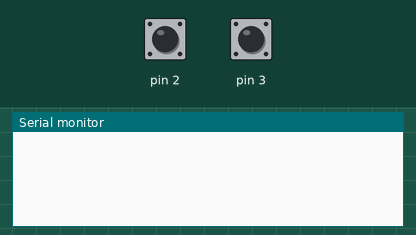
Bench run of a sketch on a simulated Arduino Uno, built with avr-gcc and run on an emulated ATmega328P. Shown: the last lines printed to the serial monitor. The test bench sets the inputs (shaded band); at power-on: pin 2 HIGH, pin 3 HIGH.

Above: at 1.2 s.
1.3 s: pin 2 pulled LOW for 0.15 s
At 2.0 s:
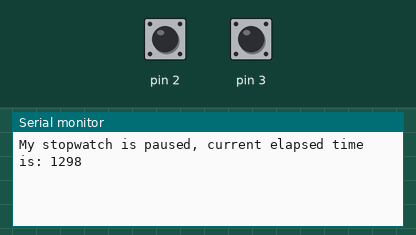
2.9 s: pin 3 pulled LOW for 0.15 s
At 3.2 s:
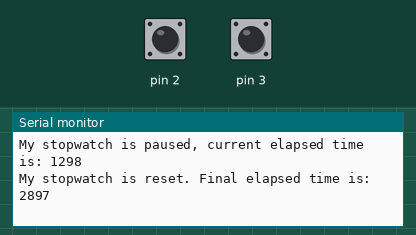
4.5 s: pin 2 pulled LOW for 1 s
At 5.6 s:
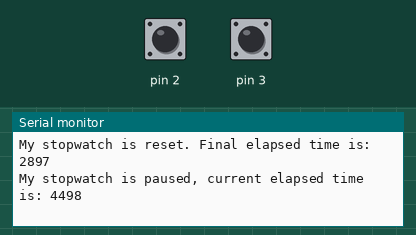
7.0 s: pin 3 pulled LOW for 1 s
At 7.5 s:
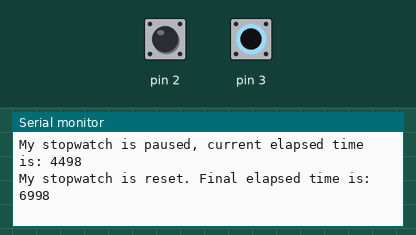

Measured:
- after the input at 1.3 s, the serial monitor: prints a new line at once (image 1)
- after the input at 2.9 s, the serial monitor: prints a new line at once (image 2)
- after the input at 4.5 s, the serial monitor: prints a new line at once (image 3)
- after the input at 7.0 s, the serial monitor: prints a new line at once (image 4)

The sketch:

04.08.ino
```cpp
unsigned long timer_start = 0;
bool running = false;


void setup()
{
  Serial.begin(115200);

  EICRA = 0b1010;  // Falling Edge
  EIMSK = 0x03;  // Enable Both Pins

  DDRD  = 0x00;  // All inputs
  PORTD = 0xff;  // Pins 2 and 3 pulled high

}


// Button 1
ISR(INT0_vect)
{
  if ((!running) && (timer_start == 0))
  {
    Serial.println("My stopwatch is started!");
    timer_start = millis();
    running = true;
  }
  else
  {
    Serial.print("My stopwatch is paused, current elapsed time is: ");
    Serial.println(millis() - timer_start);
    running = false;
  }
}


// Button 2
ISR(INT1_vect)
{
  Serial.print("My stopwatch is reset. Final elapsed time is: ");
  Serial.println(millis() - timer_start);
  running = false;
}


void loop()
{
  if ((!running) && (timer_start == 0))
    timer_start += millis() - timer_start;
}
```
